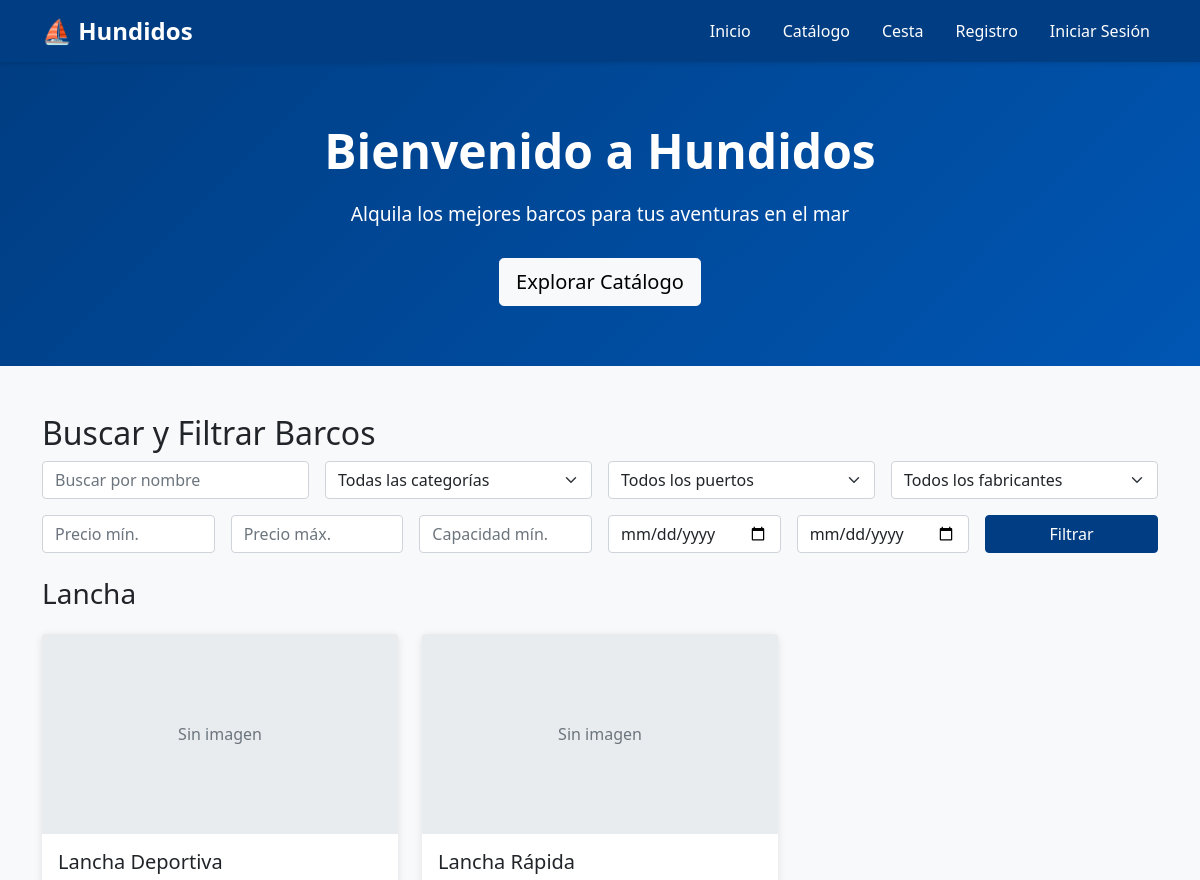
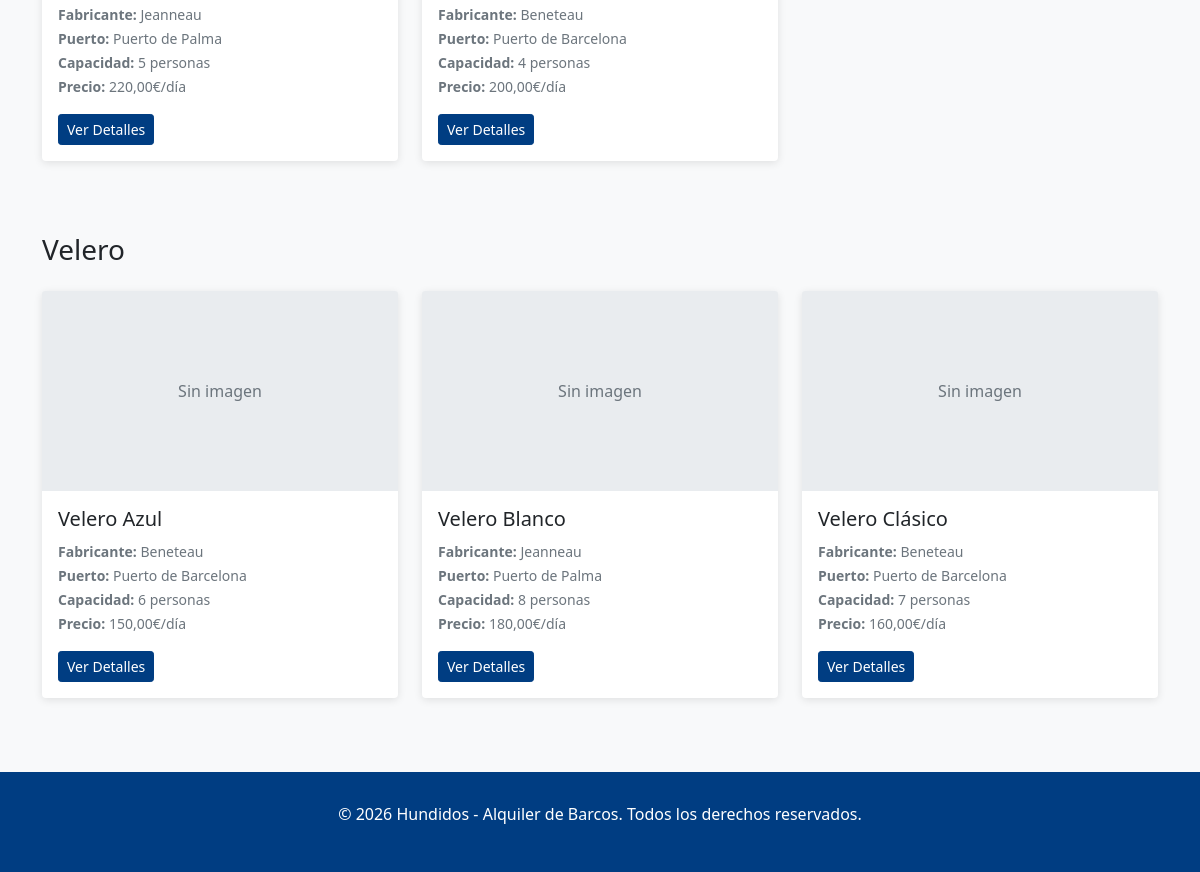
The page / on the database its author committed (2 pictures, top to bottom).
### catalog/models.py (models this page shows, shortened)
class Barco(models.Model):
    nombre = models.CharField(max_length=120)
    categoria = models.ForeignKey(Categoria, on_delete=models.PROTECT, related_name='barcos')
    puerto = models.ForeignKey(Puerto, on_delete=models.PROTECT, related_name='barcos')
    fabricante = models.ForeignKey(Fabricante, on_delete=models.PROTECT, related_name='barcos')
    precio_dia = models.DecimalField(max_digits=8, decimal_places=2, validators=[MinValueValidator(0)])
    capacidad = models.PositiveIntegerField(validators=[MinValueValidator(1)])
    imagen = models.ImageField(upload_to='barcos/', blank=True, null=True)
    disponibilidad = models.PositiveIntegerField(default=1, validators=[MinValueValidator(0)])
    activo = models.BooleanField(default=True)
    fecha_creacion = models.DateTimeField(auto_now_add=True)
    fecha_actualizacion = models.DateTimeField(auto_now=True)
    class Meta:
        verbose_name = 'Barco'
        verbose_name_plural = 'Barcos'
        ordering = ['nombre']

class Categoria(models.Model):
    nombre = models.CharField(max_length=120, unique=True)
    descripcion = models.TextField(blank=True)
    class Meta:
        verbose_name = 'Categoría'
        verbose_name_plural = 'Categorías'
        ordering = ['nombre']

class Fabricante(models.Model):
    nombre = models.CharField(max_length=120, unique=True)
    pais = models.CharField(max_length=120, blank=True)
    class Meta:
        verbose_name = 'Fabricante'
        verbose_name_plural = 'Fabricantes'
        ordering = ['nombre']

class Puerto(models.Model):
    nombre = models.CharField(max_length=120, unique=True)
    ubicacion = models.CharField(max_length=255, blank=True)
    class Meta:
        verbose_name = 'Puerto'
        verbose_name_plural = 'Puertos'
        ordering = ['nombre']

### catalog/views.py (the view)
# urls.py: path('', HomeView.as_view(), name='home'),
class HomeView(View):
    def get(self, request):
        barcos = Barco.objects.filter(activo=True).select_related('categoria', 'puerto', 'fabricante')
        categorias = Categoria.objects.all()
        puertos = Puerto.objects.all()
        fabricantes = Fabricante.objects.all()
        search_query = request.GET.get('search', '')
        if search_query:
            barcos = barcos.filter(Q(nombre__icontains=search_query))
        categoria_id = request.GET.get('categoria')
        if categoria_id:
            barcos = barcos.filter(categoria_id=categoria_id)
        puerto_id = request.GET.get('puerto')
        if puerto_id:
            barcos = barcos.filter(puerto_id=puerto_id)
        fabricante_id = request.GET.get('fabricante')
        if fabricante_id:
            barcos = barcos.filter(fabricante_id=fabricante_id)
        precio_min = request.GET.get('precio_min')
        precio_max = request.GET.get('precio_max')
        if precio_min:
            try:
                barcos = barcos.filter(precio_dia__gte=float(precio_min))
            except (ValueError, TypeError):
                pass
        if precio_max:
            try:
                barcos = barcos.filter(precio_dia__lte=float(precio_max))
            except (ValueError, TypeError):
                pass
        capacidad_min = request.GET.get('capacidad_min')
        if capacidad_min:
            try:
                barcos = barcos.filter(capacidad__gte=int(capacidad_min))
            except (ValueError, TypeError):
                pass
        fecha_inicio_str = request.GET.get('fecha_inicio')
        fecha_fin_str = request.GET.get('fecha_fin')
        barcos_por_categoria = {}
        for barco in barcos:
            cat_nombre = barco.categoria.nombre
            if cat_nombre not in barcos_por_categoria:
                barcos_por_categoria[cat_nombre] = []
            barcos_por_categoria[cat_nombre].append(barco)
        context = {
            'barcos': barcos,
            'barcos_por_categoria': barcos_por_categoria,
            'categorias': categorias,
            'puertos': puertos,
            'fabricantes': fabricantes,
            'search_query': search_query,
            'categoria_id': categoria_id,
            'puerto_id': puerto_id,
            'fabricante_id': fabricante_id,
            'precio_min': precio_min,
            'precio_max': precio_max,
            'capacidad_min': capacidad_min,
            'fecha_inicio': fecha_inicio_str,
            'fecha_fin': fecha_fin_str,
        }
        return render(request, 'catalog/home.html', context)

### templates/catalog/home.html (shortened to what this page needs)
{% extends 'base.html' %}
{% block content %}
<div class="hero">
    <div class="container">
        <h1>Bienvenido a Hundidos</h1>
        <p>Alquila los mejores barcos para tus aventuras en el mar</p>
        <a href="{% url 'catalog:barco_list' %}" class="btn btn-light btn-lg">Explorar Catálogo</a>
    </div>
</div>
<div class="container mt-5">
    <div class="row mb-4">
        <div class="col-md-12">
            <h2>Buscar y Filtrar Barcos</h2>
            <form method="get" class="row g-3">
                <div class="col-md-3">
                    <input type="text" name="search" class="form-control" placeholder="Buscar por nombre" value="{{ search_query }}">
                </div>
                <div class="col-md-3">
                    <select name="categoria" class="form-select">
                        <option value="">Todas las categorías</option>
                    </select>
                </div>
                <div class="col-md-3">
                    <select name="puerto" class="form-select">
                        <option value="">Todos los puertos</option>
                    </select>
                </div>
                <div class="col-md-3">
                    <select name="fabricante" class="form-select">
                        <option value="">Todos los fabricantes</option>
                    </select>
                </div>
                <div class="col-md-2">
                    <input type="number" name="precio_min" class="form-control" placeholder="Precio mín." value="{{ precio_min }}">
                </div>
                <div class="col-md-2">
                    <input type="number" name="precio_max" class="form-control" placeholder="Precio máx." value="{{ precio_max }}">
                </div>
                <div class="col-md-2">
                    <input type="number" name="capacidad_min" class="form-control" placeholder="Capacidad mín." value="{{ capacidad_min }}">
                </div>
                <div class="col-md-2">
                    <input type="date" name="fecha_inicio" class="form-control" value="{{ fecha_inicio }}">
                </div>
                <div class="col-md-2">
                    <input type="date" name="fecha_fin" class="form-control" value="{{ fecha_fin }}">
                </div>
                <div class="col-md-2">
                    <button type="submit" class="btn btn-primary w-100">Filtrar</button>
                </div>
            </form>
        </div>
    </div>
    {% for categoria, barcos_cat in barcos_por_categoria.items %}
        <div class="mb-5">
            <h3 class="mb-4">{{ categoria }}</h3>
            <div class="row">
                {% for barco in barcos_cat %}
                    <div class="col-md-4 mb-4">
                        <div class="card {% if barco.disponibilidad == 0 %}barco-no-disponible{% endif %}">
                            {% if barco.imagen %}
                                <img src="{{ barco.imagen.url }}" class="card-img-top" alt="{{ barco.nombre }}" style="height: 200px; object-fit: cover;">
                            {% else %}
                                <div class="card-img-top" style="height: 200px; background-color: #e9ecef; display: flex; align-items: center; justify-content: center;">
                                    <span class="text-muted">Sin imagen</span>
                                </div>
                            {% endif %}
                            <div class="card-body">
                                <h5 class="card-title">{{ barco.nombre }}</h5>
                                <p class="card-text">
                                    <small class="text-muted">
                                        <strong>Fabricante:</strong> {{ barco.fabricante.nombre }}<br>
                                        <strong>Puerto:</strong> {{ barco.puerto.nombre }}<br>
                                        <strong>Capacidad:</strong> {{ barco.capacidad }} personas<br>
                                        <strong>Precio:</strong> {{ barco.precio_dia }}€/día
                                    </small>
                                </p>
                                {% if barco.disponibilidad > 0 %}
                                    <a href="{% url 'catalog:barco_detail' barco.id %}" class="btn btn-primary btn-sm">Ver Detalles</a>
                                {% else %}
                                    <button class="btn btn-secondary btn-sm" disabled>No Disponible</button>
                                {% endif %}
                            </div>
                        </div>
                    </div>
                {% endfor %}
            </div>
        </div>
    {% empty %}
        <div class="alert alert-info">
            No se encontraron barcos con los filtros seleccionados.
        </div>
    {% endfor %}
</div>
{% endblock %}

### templates/base.html (shortened to what this page needs)
<!DOCTYPE html>
<html lang="es">
<head>
    <link href="https://cdn.jsdelivr.net/npm/bootstrap@5.1.3/dist/css/bootstrap.min.css" rel="stylesheet">
</head>
<body>
    <nav class="navbar navbar-expand-lg navbar-dark">
        <div class="container">
            <a class="navbar-brand" href="{% url 'home' %}">⛵ Hundidos</a>
            <div class="collapse navbar-collapse" id="navbarNav">
                <ul class="navbar-nav ms-auto">
                    <li class="nav-item">
                        <a class="nav-link" href="{% url 'home' %}">Inicio</a>
                    </li>
                    <li class="nav-item">
                        <a class="nav-link" href="{% url 'catalog:barco_list' %}">Catálogo</a>
                    </li>
                    <li class="nav-item">
                        <a class="nav-link" href="{% url 'cart:view' %}">Cesta</a>
                    </li>
                    {% if user.is_authenticated %}
                        <li class="nav-item">
                            <a class="nav-link" href="{% url 'accounts:profile' %}">Mi Perfil</a>
                        </li>
                        {% if user.is_staff %}
                            <li class="nav-item">
                                <a class="nav-link" href="{% url 'admin:dashboard' %}">Admin</a>
                            </li>
                        {% endif %}
                        <li class="nav-item">
                            <form method="post" action="{% url 'accounts:logout' %}" style="display: inline;">
                                {% csrf_token %}
                                <button type="submit" class="nav-link btn btn-link" style="border: none; background: none; cursor: pointer;">Cerrar Sesión</button>
                            </form>
                        </li>
                    {% else %}
                        <li class="nav-item">
                            <a class="nav-link" href="{% url 'accounts:register' %}">Registro</a>
                        </li>
                        <li class="nav-item">
                            <a class="nav-link" href="{% url 'accounts:login' %}">Iniciar Sesión</a>
                        </li>
                    {% endif %}
                </ul>
            </div>
        </div>
    </nav>
    {% block content %}{% endblock %}
    <footer class="footer">
        <div class="container">
            <p>&copy; 2026 Hundidos - Alquiler de Barcos. Todos los derechos reservados.</p>
        </div>
    </footer>
</body>
</html>

### templates/base.html (style rules this page uses)
body { font-family: 'Segoe UI', Tahoma, Geneva, Verdana, sans-serif; background-color: #f8f9fa; }
.navbar { background-color: #003d82; box-shadow: 0 2px 4px rgba(0,0,0,0.1); }
.navbar-brand { font-weight: bold; font-size: 1.5rem; }
.nav-link { color: #fff !important; margin-left: 1rem; }
.hero { background: linear-gradient(135deg, #003d82 0%, #0056b3 100%); color: white; padding: 60px 0; text-align: center; }
.hero h1 { font-size: 3rem; font-weight: bold; margin-bottom: 20px; }
.hero p { font-size: 1.2rem; margin-bottom: 30px; }
.card { border: none; box-shadow: 0 2px 8px rgba(0,0,0,0.1); transition: transform 0.3s, box-shadow 0.3s; }
.btn-primary { background-color: #003d82; border-color: #003d82; }
.footer { background-color: #003d82; color: white; padding: 30px 0; margin-top: 50px; text-align: center; }

### rows shown on the page
Barco: nombre "Lancha", imagen "Sin imagen", nombre "Lancha Deportiva", fabricante.nombre "Jeanneau", puerto.nombre "Puerto de Palma", capacidad "5", precio_dia "220,00", disponibilidad "Ver Detalles"
Barco: imagen "Sin imagen", nombre "Lancha Rápida", fabricante.nombre "Beneteau", puerto.nombre "Puerto de Barcelona", capacidad "4", precio_dia "200,00", disponibilidad "Ver Detalles"
Barco: nombre "Velero", imagen "Sin imagen", nombre "Velero Azul", fabricante.nombre "Beneteau", puerto.nombre "Puerto de Barcelona", capacidad "6", precio_dia "150,00", disponibilidad "Ver Detalles"
Barco: imagen "Sin imagen", nombre "Velero Blanco", fabricante.nombre "Jeanneau", puerto.nombre "Puerto de Palma", capacidad "8", precio_dia "180,00", disponibilidad "Ver Detalles"
Barco: imagen "Sin imagen", nombre "Velero Clásico", fabricante.nombre "Beneteau", puerto.nombre "Puerto de Barcelona", capacidad "7", precio_dia "160,00", disponibilidad "Ver Detalles"
